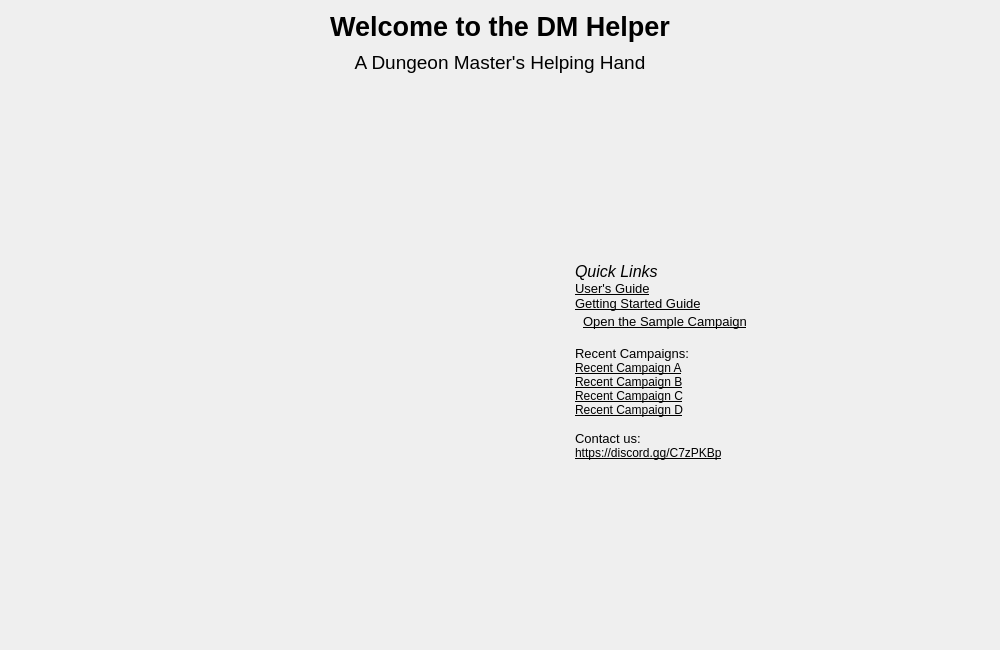
<?xml version="1.0" encoding="UTF-8"?>
<ui version="4.0">
 <class>WelcomeFrame</class>
 <widget class="QFrame" name="WelcomeFrame">
  <property name="geometry">
   <rect>
    <x>0</x>
    <y>0</y>
    <width>1000</width>
    <height>650</height>
   </rect>
  </property>
  <property name="sizePolicy">
   <sizepolicy hsizetype="Preferred" vsizetype="Preferred">
    <horstretch>0</horstretch>
    <verstretch>0</verstretch>
   </sizepolicy>
  </property>
  <property name="minimumSize">
   <size>
    <width>900</width>
    <height>650</height>
   </size>
  </property>
  <property name="windowTitle">
   <string>Frame</string>
  </property>
  <property name="styleSheet">
   <string notr="true">background-image: url(:/img/data/parchment.jpg);</string>
  </property>
  <layout class="QHBoxLayout" name="horizontalLayout_3">
   <item>
    <layout class="QVBoxLayout" name="verticalLayout_3" stretch="0,0,1,0,2">
     <property name="spacing">
      <number>9</number>
     </property>
     <item>
      <widget class="QLabel" name="label">
       <property name="font">
        <font>
         <pointsize>20</pointsize>
         <weight>75</weight>
         <bold>true</bold>
        </font>
       </property>
       <property name="text">
        <string>Welcome to the DM Helper</string>
       </property>
       <property name="alignment">
        <set>Qt::AlignCenter</set>
       </property>
      </widget>
     </item>
     <item>
      <widget class="QLabel" name="label_3">
       <property name="font">
        <font>
         <pointsize>14</pointsize>
         <weight>50</weight>
         <bold>false</bold>
        </font>
       </property>
       <property name="text">
        <string>A Dungeon Master's Helping Hand</string>
       </property>
       <property name="alignment">
        <set>Qt::AlignCenter</set>
       </property>
      </widget>
     </item>
     <item>
      <spacer name="verticalSpacer">
       <property name="orientation">
        <enum>Qt::Vertical</enum>
       </property>
       <property name="sizeHint" stdset="0">
        <size>
         <width>20</width>
         <height>0</height>
        </size>
       </property>
      </spacer>
     </item>
     <item>
      <layout class="QHBoxLayout" name="horizontalLayout_2" stretch="1,0,1,10,3">
       <property name="spacing">
        <number>0</number>
       </property>
       <item>
        <spacer name="horizontalSpacer_4">
         <property name="orientation">
          <enum>Qt::Horizontal</enum>
         </property>
         <property name="sizeHint" stdset="0">
          <size>
           <width>40</width>
           <height>20</height>
          </size>
         </property>
        </spacer>
       </item>
       <item>
        <layout class="QVBoxLayout" name="verticalLayout_2">
         <item>
          <spacer name="verticalSpacer_6">
           <property name="orientation">
            <enum>Qt::Vertical</enum>
           </property>
           <property name="sizeHint" stdset="0">
            <size>
             <width>20</width>
             <height>40</height>
            </size>
           </property>
          </spacer>
         </item>
         <item>
          <widget class="QLabel" name="lblIcon">
           <property name="sizePolicy">
            <sizepolicy hsizetype="Preferred" vsizetype="Preferred">
             <horstretch>0</horstretch>
             <verstretch>0</verstretch>
            </sizepolicy>
           </property>
           <property name="minimumSize">
            <size>
             <width>500</width>
             <height>500</height>
            </size>
           </property>
           <property name="maximumSize">
            <size>
             <width>500</width>
             <height>500</height>
            </size>
           </property>
           <property name="text">
            <string/>
           </property>
           <property name="pixmap">
            <pixmap resource="resources.qrc">:/img/data/dmhelper_large.png</pixmap>
           </property>
           <property name="scaledContents">
            <bool>true</bool>
           </property>
           <property name="alignment">
            <set>Qt::AlignCenter</set>
           </property>
          </widget>
         </item>
         <item>
          <spacer name="verticalSpacer_3">
           <property name="orientation">
            <enum>Qt::Vertical</enum>
           </property>
           <property name="sizeHint" stdset="0">
            <size>
             <width>20</width>
             <height>40</height>
            </size>
           </property>
          </spacer>
         </item>
        </layout>
       </item>
       <item>
        <spacer name="horizontalSpacer_2">
         <property name="orientation">
          <enum>Qt::Horizontal</enum>
         </property>
         <property name="sizeHint" stdset="0">
          <size>
           <width>40</width>
           <height>20</height>
          </size>
         </property>
        </spacer>
       </item>
       <item>
        <layout class="QVBoxLayout" name="verticalLayout">
         <item>
          <spacer name="verticalSpacer_5">
           <property name="orientation">
            <enum>Qt::Vertical</enum>
           </property>
           <property name="sizeHint" stdset="0">
            <size>
             <width>20</width>
             <height>40</height>
            </size>
           </property>
          </spacer>
         </item>
         <item>
          <widget class="QLabel" name="label_8">
           <property name="font">
            <font>
             <pointsize>12</pointsize>
             <italic>true</italic>
            </font>
           </property>
           <property name="text">
            <string>Quick Links</string>
           </property>
          </widget>
         </item>
         <item>
          <widget class="QLabel" name="lblUsersGuide">
           <property name="font">
            <font>
             <pointsize>10</pointsize>
             <underline>true</underline>
            </font>
           </property>
           <property name="text">
            <string>User's Guide</string>
           </property>
          </widget>
         </item>
         <item>
          <widget class="QLabel" name="lblGettingStartedGuide">
           <property name="font">
            <font>
             <pointsize>10</pointsize>
             <underline>true</underline>
            </font>
           </property>
           <property name="text">
            <string>Getting Started Guide</string>
           </property>
          </widget>
         </item>
         <item>
          <layout class="QHBoxLayout" name="horizontalLayout">
           <item>
            <widget class="QLabel" name="label_9">
             <property name="font">
              <font>
               <pointsize>10</pointsize>
              </font>
             </property>
             <property name="text">
              <string/>
             </property>
            </widget>
           </item>
           <item>
            <widget class="QLabel" name="lblOpenSampleCampaign">
             <property name="font">
              <font>
               <pointsize>10</pointsize>
               <underline>true</underline>
              </font>
             </property>
             <property name="text">
              <string>Open the Sample Campaign</string>
             </property>
            </widget>
           </item>
           <item>
            <spacer name="horizontalSpacer_3">
             <property name="orientation">
              <enum>Qt::Horizontal</enum>
             </property>
             <property name="sizeHint" stdset="0">
              <size>
               <width>40</width>
               <height>20</height>
              </size>
             </property>
            </spacer>
           </item>
          </layout>
         </item>
         <item>
          <widget class="QLabel" name="label_6">
           <property name="font">
            <font>
             <pointsize>10</pointsize>
            </font>
           </property>
           <property name="text">
            <string/>
           </property>
          </widget>
         </item>
         <item>
          <widget class="QLabel" name="label_7">
           <property name="font">
            <font>
             <pointsize>10</pointsize>
            </font>
           </property>
           <property name="text">
            <string>Recent Campaigns:</string>
           </property>
          </widget>
         </item>
         <item>
          <widget class="QLabel" name="lblMRU1">
           <property name="sizePolicy">
            <sizepolicy hsizetype="MinimumExpanding" vsizetype="Preferred">
             <horstretch>0</horstretch>
             <verstretch>0</verstretch>
            </sizepolicy>
           </property>
           <property name="font">
            <font>
             <pointsize>9</pointsize>
             <underline>true</underline>
            </font>
           </property>
           <property name="text">
            <string>Recent Campaign A</string>
           </property>
          </widget>
         </item>
         <item>
          <widget class="QLabel" name="lblMRU2">
           <property name="sizePolicy">
            <sizepolicy hsizetype="MinimumExpanding" vsizetype="Preferred">
             <horstretch>0</horstretch>
             <verstretch>0</verstretch>
            </sizepolicy>
           </property>
           <property name="font">
            <font>
             <pointsize>9</pointsize>
             <underline>true</underline>
            </font>
           </property>
           <property name="text">
            <string>Recent Campaign B</string>
           </property>
          </widget>
         </item>
         <item>
          <widget class="QLabel" name="lblMRU3">
           <property name="sizePolicy">
            <sizepolicy hsizetype="MinimumExpanding" vsizetype="Preferred">
             <horstretch>0</horstretch>
             <verstretch>0</verstretch>
            </sizepolicy>
           </property>
           <property name="font">
            <font>
             <pointsize>9</pointsize>
             <underline>true</underline>
            </font>
           </property>
           <property name="text">
            <string>Recent Campaign C</string>
           </property>
          </widget>
         </item>
         <item>
          <widget class="QLabel" name="lblMRU4">
           <property name="sizePolicy">
            <sizepolicy hsizetype="MinimumExpanding" vsizetype="Preferred">
             <horstretch>0</horstretch>
             <verstretch>0</verstretch>
            </sizepolicy>
           </property>
           <property name="font">
            <font>
             <pointsize>9</pointsize>
             <underline>true</underline>
            </font>
           </property>
           <property name="text">
            <string>Recent Campaign D</string>
           </property>
          </widget>
         </item>
         <item>
          <widget class="QLabel" name="label_2">
           <property name="text">
            <string/>
           </property>
          </widget>
         </item>
         <item>
          <widget class="QLabel" name="label_4">
           <property name="font">
            <font>
             <pointsize>10</pointsize>
            </font>
           </property>
           <property name="text">
            <string>Contact us:</string>
           </property>
          </widget>
         </item>
         <item>
          <widget class="QLabel" name="lblDiscord">
           <property name="font">
            <font>
             <pointsize>9</pointsize>
             <underline>true</underline>
            </font>
           </property>
           <property name="text">
            <string>https://discord.gg/C7zPKBp</string>
           </property>
           <property name="openExternalLinks">
            <bool>false</bool>
           </property>
          </widget>
         </item>
         <item>
          <spacer name="verticalSpacer_4">
           <property name="orientation">
            <enum>Qt::Vertical</enum>
           </property>
           <property name="sizeHint" stdset="0">
            <size>
             <width>20</width>
             <height>40</height>
            </size>
           </property>
          </spacer>
         </item>
        </layout>
       </item>
       <item>
        <spacer name="horizontalSpacer">
         <property name="orientation">
          <enum>Qt::Horizontal</enum>
         </property>
         <property name="sizeHint" stdset="0">
          <size>
           <width>40</width>
           <height>20</height>
          </size>
         </property>
        </spacer>
       </item>
      </layout>
     </item>
     <item>
      <spacer name="verticalSpacer_2">
       <property name="orientation">
        <enum>Qt::Vertical</enum>
       </property>
       <property name="sizeHint" stdset="0">
        <size>
         <width>20</width>
         <height>0</height>
        </size>
       </property>
      </spacer>
     </item>
    </layout>
   </item>
  </layout>
 </widget>
 <resources>
  <include location="resources.qrc"/>
 </resources>
 <connections/>
</ui>
